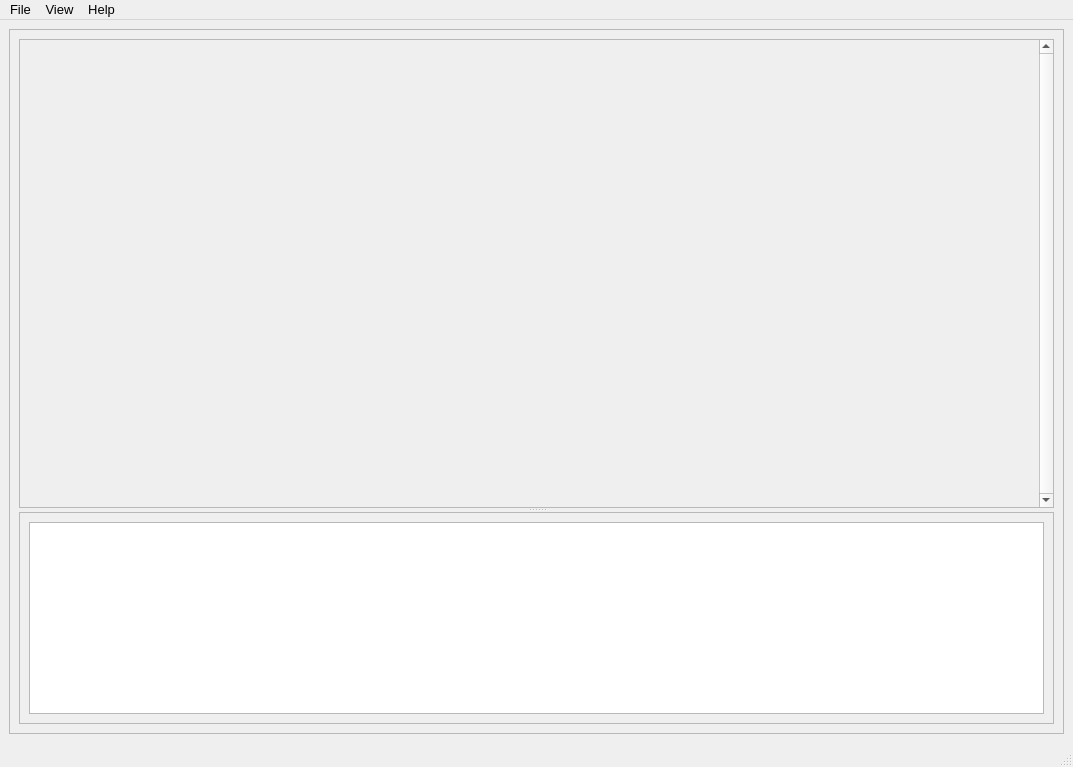
<?xml version="1.0" encoding="UTF-8"?>
<ui version="4.0">
 <class>MainWindow</class>
 <widget class="QMainWindow" name="MainWindow">
  <property name="geometry">
   <rect>
    <x>0</x>
    <y>0</y>
    <width>1073</width>
    <height>767</height>
   </rect>
  </property>
  <property name="font">
   <font>
    <pointsize>12</pointsize>
   </font>
  </property>
  <property name="windowTitle">
   <string>Emittance Plot Processing</string>
  </property>
  <widget class="QWidget" name="centralwidget">
   <layout class="QHBoxLayout" name="horizontalLayout_4">
    <property name="leftMargin">
     <number>0</number>
    </property>
    <property name="topMargin">
     <number>0</number>
    </property>
    <property name="rightMargin">
     <number>0</number>
    </property>
    <property name="bottomMargin">
     <number>0</number>
    </property>
    <item>
     <widget class="QFrame" name="frame">
      <layout class="QVBoxLayout" name="verticalLayout_2">
       <property name="leftMargin">
        <number>0</number>
       </property>
       <property name="topMargin">
        <number>0</number>
       </property>
       <property name="rightMargin">
        <number>0</number>
       </property>
       <property name="bottomMargin">
        <number>0</number>
       </property>
       <item>
        <widget class="QFrame" name="frame_2">
         <layout class="QHBoxLayout" name="horizontalLayout">
          <property name="leftMargin">
           <number>0</number>
          </property>
          <property name="topMargin">
           <number>0</number>
          </property>
          <property name="rightMargin">
           <number>0</number>
          </property>
          <property name="bottomMargin">
           <number>0</number>
          </property>
          <item>
           <widget class="QStackedWidget" name="stackedWidget">
            <property name="sizePolicy">
             <sizepolicy hsizetype="Expanding" vsizetype="Expanding">
              <horstretch>0</horstretch>
              <verstretch>0</verstretch>
             </sizepolicy>
            </property>
            <property name="focusPolicy">
             <enum>Qt::NoFocus</enum>
            </property>
            <property name="currentIndex">
             <number>0</number>
            </property>
            <widget class="QWidget" name="stackedWidgetPage1">
             <layout class="QVBoxLayout" name="verticalLayout_7">
              <item>
               <widget class="QFrame" name="frame_6">
                <property name="frameShape">
                 <enum>QFrame::StyledPanel</enum>
                </property>
                <property name="frameShadow">
                 <enum>QFrame::Raised</enum>
                </property>
                <layout class="QVBoxLayout" name="verticalLayout_6">
                 <item>
                  <widget class="QSplitter" name="splitter_3">
                   <property name="orientation">
                    <enum>Qt::Vertical</enum>
                   </property>
                   <widget class="QScrollArea" name="scrollArea_3">
                    <property name="sizePolicy">
                     <sizepolicy hsizetype="Expanding" vsizetype="Expanding">
                      <horstretch>0</horstretch>
                      <verstretch>1</verstretch>
                     </sizepolicy>
                    </property>
                    <property name="verticalScrollBarPolicy">
                     <enum>Qt::ScrollBarAlwaysOn</enum>
                    </property>
                    <property name="widgetResizable">
                     <bool>true</bool>
                    </property>
                    <widget class="QWidget" name="scrollAreaWidgetContents_3">
                     <property name="geometry">
                      <rect>
                       <x>0</x>
                       <y>0</y>
                       <width>1016</width>
                       <height>467</height>
                      </rect>
                     </property>
                     <property name="sizePolicy">
                      <sizepolicy hsizetype="Preferred" vsizetype="Preferred">
                       <horstretch>0</horstretch>
                       <verstretch>0</verstretch>
                      </sizepolicy>
                     </property>
                     <layout class="QGridLayout" name="gridLayout_4"/>
                    </widget>
                   </widget>
                   <widget class="QScrollArea" name="scrollArea_4">
                    <property name="sizePolicy">
                     <sizepolicy hsizetype="Expanding" vsizetype="Expanding">
                      <horstretch>0</horstretch>
                      <verstretch>0</verstretch>
                     </sizepolicy>
                    </property>
                    <property name="widgetResizable">
                     <bool>true</bool>
                    </property>
                    <widget class="QWidget" name="scrollAreaWidgetContents_4">
                     <property name="geometry">
                      <rect>
                       <x>0</x>
                       <y>0</y>
                       <width>1033</width>
                       <height>210</height>
                      </rect>
                     </property>
                     <property name="sizePolicy">
                      <sizepolicy hsizetype="Preferred" vsizetype="Preferred">
                       <horstretch>0</horstretch>
                       <verstretch>0</verstretch>
                      </sizepolicy>
                     </property>
                     <layout class="QGridLayout" name="gridLayout_5">
                      <item row="0" column="0">
                       <widget class="QTableWidget" name="tableWidget_3">
                        <property name="selectionMode">
                         <enum>QAbstractItemView::SingleSelection</enum>
                        </property>
                        <property name="selectionBehavior">
                         <enum>QAbstractItemView::SelectRows</enum>
                        </property>
                        <property name="rowCount">
                         <number>0</number>
                        </property>
                        <property name="columnCount">
                         <number>0</number>
                        </property>
                        <attribute name="horizontalHeaderVisible">
                         <bool>true</bool>
                        </attribute>
                        <attribute name="horizontalHeaderDefaultSectionSize">
                         <number>70</number>
                        </attribute>
                        <attribute name="horizontalHeaderMinimumSectionSize">
                         <number>30</number>
                        </attribute>
                        <attribute name="verticalHeaderDefaultSectionSize">
                         <number>25</number>
                        </attribute>
                        <attribute name="verticalHeaderMinimumSectionSize">
                         <number>20</number>
                        </attribute>
                       </widget>
                      </item>
                     </layout>
                    </widget>
                   </widget>
                  </widget>
                 </item>
                </layout>
               </widget>
              </item>
             </layout>
            </widget>
            <widget class="QWidget" name="stackedWidgetPage2">
             <layout class="QVBoxLayout" name="verticalLayout_3">
              <property name="topMargin">
               <number>0</number>
              </property>
              <property name="bottomMargin">
               <number>0</number>
              </property>
              <item>
               <widget class="QPlainTextEdit" name="plainTextEdit">
                <property name="sizePolicy">
                 <sizepolicy hsizetype="Expanding" vsizetype="Expanding">
                  <horstretch>0</horstretch>
                  <verstretch>0</verstretch>
                 </sizepolicy>
                </property>
                <property name="minimumSize">
                 <size>
                  <width>0</width>
                  <height>0</height>
                 </size>
                </property>
                <property name="autoFillBackground">
                 <bool>false</bool>
                </property>
                <property name="undoRedoEnabled">
                 <bool>false</bool>
                </property>
                <property name="readOnly">
                 <bool>true</bool>
                </property>
               </widget>
              </item>
             </layout>
            </widget>
            <widget class="QWidget" name="stackedWidgetPage3">
             <layout class="QHBoxLayout" name="horizontalLayout_5">
              <item>
               <widget class="QFrame" name="frame">
                <property name="sizePolicy">
                 <sizepolicy hsizetype="Preferred" vsizetype="Preferred">
                  <horstretch>2</horstretch>
                  <verstretch>0</verstretch>
                 </sizepolicy>
                </property>
                <property name="frameShape">
                 <enum>QFrame::StyledPanel</enum>
                </property>
                <property name="frameShadow">
                 <enum>QFrame::Raised</enum>
                </property>
                <layout class="QVBoxLayout" name="verticalLayout">
                 <item>
                  <widget class="QFrame" name="frame_4">
                   <property name="sizePolicy">
                    <sizepolicy hsizetype="Expanding" vsizetype="Fixed">
                     <horstretch>0</horstretch>
                     <verstretch>0</verstretch>
                    </sizepolicy>
                   </property>
                   <layout class="QHBoxLayout" name="horizontalLayout_2" stretch="0,0,0">
                    <property name="sizeConstraint">
                     <enum>QLayout::SetDefaultConstraint</enum>
                    </property>
                    <property name="leftMargin">
                     <number>6</number>
                    </property>
                    <property name="rightMargin">
                     <number>6</number>
                    </property>
                    <item>
                     <widget class="QLabel" name="label_2">
                      <property name="sizePolicy">
                       <sizepolicy hsizetype="Preferred" vsizetype="Preferred">
                        <horstretch>0</horstretch>
                        <verstretch>0</verstretch>
                       </sizepolicy>
                      </property>
                      <property name="minimumSize">
                       <size>
                        <width>0</width>
                        <height>0</height>
                       </size>
                      </property>
                      <property name="font">
                       <font>
                        <pointsize>12</pointsize>
                       </font>
                      </property>
                      <property name="text">
                       <string>Log File: </string>
                      </property>
                      <property name="alignment">
                       <set>Qt::AlignRight|Qt::AlignTrailing|Qt::AlignVCenter</set>
                      </property>
                     </widget>
                    </item>
                    <item>
                     <widget class="QComboBox" name="comboBox_2">
                      <property name="sizePolicy">
                       <sizepolicy hsizetype="Expanding" vsizetype="Preferred">
                        <horstretch>0</horstretch>
                        <verstretch>0</verstretch>
                       </sizepolicy>
                      </property>
                      <property name="minimumSize">
                       <size>
                        <width>200</width>
                        <height>0</height>
                       </size>
                      </property>
                      <property name="editable">
                       <bool>true</bool>
                      </property>
                     </widget>
                    </item>
                    <item>
                     <widget class="QPushButton" name="pushButton_2">
                      <property name="sizePolicy">
                       <sizepolicy hsizetype="Preferred" vsizetype="Preferred">
                        <horstretch>0</horstretch>
                        <verstretch>0</verstretch>
                       </sizepolicy>
                      </property>
                      <property name="font">
                       <font>
                        <pointsize>12</pointsize>
                       </font>
                      </property>
                      <property name="text">
                       <string>Select</string>
                      </property>
                     </widget>
                    </item>
                   </layout>
                  </widget>
                 </item>
                 <item>
                  <widget class="QFrame" name="frame_3">
                   <property name="sizePolicy">
                    <sizepolicy hsizetype="Expanding" vsizetype="Fixed">
                     <horstretch>0</horstretch>
                     <verstretch>0</verstretch>
                    </sizepolicy>
                   </property>
                   <property name="frameShape">
                    <enum>QFrame::NoFrame</enum>
                   </property>
                   <property name="frameShadow">
                    <enum>QFrame::Plain</enum>
                   </property>
                   <layout class="QHBoxLayout" name="horizontalLayout_3" stretch="0,0,0,0,0">
                    <item>
                     <widget class="QCheckBox" name="checkBox_2">
                      <property name="text">
                       <string>CheckBox</string>
                      </property>
                     </widget>
                    </item>
                    <item>
                     <widget class="QCheckBox" name="checkBox_1">
                      <property name="text">
                       <string>CheckBox</string>
                      </property>
                     </widget>
                    </item>
                    <item>
                     <spacer name="horizontalSpacer">
                      <property name="orientation">
                       <enum>Qt::Horizontal</enum>
                      </property>
                      <property name="sizeHint" stdset="0">
                       <size>
                        <width>40</width>
                        <height>20</height>
                       </size>
                      </property>
                     </spacer>
                    </item>
                    <item>
                     <widget class="QLabel" name="label">
                      <property name="minimumSize">
                       <size>
                        <width>0</width>
                        <height>0</height>
                       </size>
                      </property>
                      <property name="locale">
                       <locale language="English" country="UnitedStates"/>
                      </property>
                      <property name="text">
                       <string>Error Log Level</string>
                      </property>
                      <property name="alignment">
                       <set>Qt::AlignRight|Qt::AlignTrailing|Qt::AlignVCenter</set>
                      </property>
                     </widget>
                    </item>
                    <item>
                     <widget class="QComboBox" name="comboBox_1">
                      <property name="sizePolicy">
                       <sizepolicy hsizetype="Preferred" vsizetype="Fixed">
                        <horstretch>0</horstretch>
                        <verstretch>0</verstretch>
                       </sizepolicy>
                      </property>
                      <property name="minimumSize">
                       <size>
                        <width>100</width>
                        <height>0</height>
                       </size>
                      </property>
                      <property name="editable">
                       <bool>false</bool>
                      </property>
                      <property name="currentIndex">
                       <number>1</number>
                      </property>
                      <item>
                       <property name="text">
                        <string notr="true">NOTSET</string>
                       </property>
                      </item>
                      <item>
                       <property name="text">
                        <string notr="true">INFO</string>
                       </property>
                      </item>
                      <item>
                       <property name="text">
                        <string notr="true">DEBUG</string>
                       </property>
                      </item>
                      <item>
                       <property name="text">
                        <string notr="true">WARNING</string>
                       </property>
                      </item>
                      <item>
                       <property name="text">
                        <string notr="true">ERROR</string>
                       </property>
                      </item>
                      <item>
                       <property name="text">
                        <string notr="true">CRITICAL</string>
                       </property>
                      </item>
                     </widget>
                    </item>
                   </layout>
                  </widget>
                 </item>
                 <item>
                  <widget class="QFrame" name="frame_5">
                   <property name="frameShape">
                    <enum>QFrame::StyledPanel</enum>
                   </property>
                   <property name="frameShadow">
                    <enum>QFrame::Raised</enum>
                   </property>
                   <layout class="QGridLayout" name="gridLayout">
                    <item row="1" column="1">
                     <widget class="QListWidget" name="listWidget_2"/>
                    </item>
                    <item row="1" column="0">
                     <widget class="QListWidget" name="listWidget"/>
                    </item>
                    <item row="0" column="0">
                     <widget class="QLabel" name="label_3">
                      <property name="text">
                       <string>Includet Columns</string>
                      </property>
                      <property name="alignment">
                       <set>Qt::AlignCenter</set>
                      </property>
                     </widget>
                    </item>
                    <item row="0" column="1">
                     <widget class="QLabel" name="label_4">
                      <property name="text">
                       <string>Excluded Columns</string>
                      </property>
                      <property name="alignment">
                       <set>Qt::AlignCenter</set>
                      </property>
                     </widget>
                    </item>
                   </layout>
                  </widget>
                 </item>
                 <item>
                  <spacer name="verticalSpacer">
                   <property name="orientation">
                    <enum>Qt::Vertical</enum>
                   </property>
                   <property name="sizeHint" stdset="0">
                    <size>
                     <width>20</width>
                     <height>40</height>
                    </size>
                   </property>
                  </spacer>
                 </item>
                </layout>
               </widget>
              </item>
              <item>
               <widget class="QTableWidget" name="tableWidget">
                <property name="sizePolicy">
                 <sizepolicy hsizetype="Expanding" vsizetype="Expanding">
                  <horstretch>1</horstretch>
                  <verstretch>0</verstretch>
                 </sizepolicy>
                </property>
                <property name="font">
                 <font>
                  <pointsize>10</pointsize>
                 </font>
                </property>
                <property name="alternatingRowColors">
                 <bool>true</bool>
                </property>
                <attribute name="horizontalHeaderVisible">
                 <bool>false</bool>
                </attribute>
                <attribute name="horizontalHeaderCascadingSectionResizes">
                 <bool>false</bool>
                </attribute>
                <attribute name="horizontalHeaderDefaultSectionSize">
                 <number>100</number>
                </attribute>
                <attribute name="horizontalHeaderStretchLastSection">
                 <bool>true</bool>
                </attribute>
                <attribute name="verticalHeaderVisible">
                 <bool>false</bool>
                </attribute>
                <row>
                 <property name="text">
                  <string>New Row</string>
                 </property>
                </row>
                <row>
                 <property name="text">
                  <string>New Row</string>
                 </property>
                </row>
                <row>
                 <property name="text">
                  <string>New Row</string>
                 </property>
                </row>
                <row>
                 <property name="text">
                  <string>New Row</string>
                 </property>
                </row>
                <row>
                 <property name="text">
                  <string>New Row</string>
                 </property>
                </row>
                <row>
                 <property name="text">
                  <string>New Row</string>
                 </property>
                </row>
                <row>
                 <property name="text">
                  <string>New Row</string>
                 </property>
                </row>
                <row>
                 <property name="text">
                  <string>New Row</string>
                 </property>
                </row>
                <column>
                 <property name="text">
                  <string>Parameter</string>
                 </property>
                 <property name="font">
                  <font>
                   <pointsize>12</pointsize>
                   <kerning>false</kerning>
                  </font>
                 </property>
                </column>
                <column>
                 <property name="text">
                  <string>Value</string>
                 </property>
                 <property name="font">
                  <font>
                   <pointsize>12</pointsize>
                  </font>
                 </property>
                </column>
               </widget>
              </item>
             </layout>
            </widget>
           </widget>
          </item>
         </layout>
        </widget>
       </item>
      </layout>
     </widget>
    </item>
   </layout>
  </widget>
  <widget class="QMenuBar" name="menubar">
   <property name="geometry">
    <rect>
     <x>0</x>
     <y>0</y>
     <width>1073</width>
     <height>23</height>
    </rect>
   </property>
   <property name="font">
    <font>
     <pointsize>10</pointsize>
    </font>
   </property>
   <widget class="QMenu" name="menuFile">
    <property name="sizePolicy">
     <sizepolicy hsizetype="Preferred" vsizetype="Preferred">
      <horstretch>0</horstretch>
      <verstretch>0</verstretch>
     </sizepolicy>
    </property>
    <property name="font">
     <font>
      <pointsize>10</pointsize>
     </font>
    </property>
    <property name="title">
     <string>File</string>
    </property>
    <addaction name="actionOpen"/>
    <addaction name="actionQuit"/>
   </widget>
   <widget class="QMenu" name="menuView">
    <property name="title">
     <string>View</string>
    </property>
    <addaction name="actionPlot"/>
    <addaction name="actionLog"/>
    <addaction name="actionParameters"/>
   </widget>
   <widget class="QMenu" name="menuHelp">
    <property name="title">
     <string>Help</string>
    </property>
    <addaction name="actionAbout"/>
   </widget>
   <addaction name="menuFile"/>
   <addaction name="menuView"/>
   <addaction name="menuHelp"/>
  </widget>
  <widget class="QStatusBar" name="statusbar">
   <property name="sizePolicy">
    <sizepolicy hsizetype="Expanding" vsizetype="Preferred">
     <horstretch>0</horstretch>
     <verstretch>0</verstretch>
    </sizepolicy>
   </property>
  </widget>
  <action name="actionOpen">
   <property name="text">
    <string>Open</string>
   </property>
   <property name="font">
    <font>
     <family>Tahoma</family>
     <pointsize>10</pointsize>
    </font>
   </property>
  </action>
  <action name="actionQuit">
   <property name="text">
    <string>Quit</string>
   </property>
  </action>
  <action name="actionPlot">
   <property name="checkable">
    <bool>true</bool>
   </property>
   <property name="checked">
    <bool>false</bool>
   </property>
   <property name="text">
    <string>Plot</string>
   </property>
  </action>
  <action name="actionLog">
   <property name="checkable">
    <bool>true</bool>
   </property>
   <property name="text">
    <string>Log</string>
   </property>
  </action>
  <action name="actionParameters">
   <property name="checkable">
    <bool>true</bool>
   </property>
   <property name="text">
    <string>Parameters</string>
   </property>
  </action>
  <action name="actionAbout">
   <property name="text">
    <string>About</string>
   </property>
  </action>
 </widget>
 <resources/>
 <connections/>
</ui>
